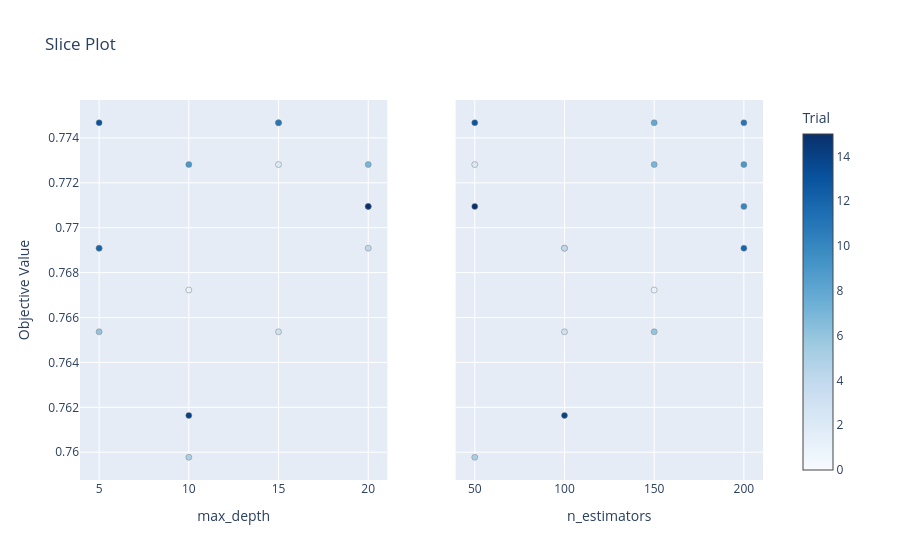

Write notebook code for a chart like this one.
### Code cell
# 3. Slice Plot
plot_slice(study).show()

### Figure 1 — Plotly figure (JSON) as saved in the notebook; plotly's stock layout.template omitted (floating-point values rounded to 4 significant figures)
{"data": [{"marker": {"color": [0, 1, 2, 3, 4, 5, 6, 7, 8, 9, 10, 11, 12, 13, 14, 15], "colorbar": {"title": {"text": "Trial"}, "x": 1, "xpad": 40}, "colorscale": [[0, "rgb(247,251,255)"], [0.125, "rgb(222,235,247)"], [0.25, "rgb(198,219,239)"], [0.375, "rgb(158,202,225)"], [0.5, "rgb(107,174,214)"], [0.625, "rgb(66,146,198)"], [0.75, "rgb(33,113,181)"], [0.875, "rgb(8,81,156)"], [1, "rgb(8,48,107)"]], "line": {"color": "Grey", "width": 0.5}, "showscale": true}, "mode": "markers", "name": "Feasible Trial", "showlegend": false, "type": "scatter", "x": [5, 10, 15, 15, 20, 10, 5, 20, 15, 10, 20, 15, 5, 5, 10, 20], "xaxis": "x", "y": [0.7691, 0.7672, 0.7728, 0.7654, 0.7691, 0.7598, 0.7654, 0.7728, 0.7747, 0.7728, 0.7709, 0.7747, 0.7691, 0.7747, 0.7616, 0.7709], "yaxis": "y"}, {"marker": {"color": [0, 1, 2, 3, 4, 5, 6, 7, 8, 9, 10, 11, 12, 13, 14, 15], "colorbar": {"title": {"text": "Trial"}, "x": 1, "xpad": 40}, "colorscale": [[0, "rgb(247,251,255)"], [0.125, "rgb(222,235,247)"], [0.25, "rgb(198,219,239)"], [0.375, "rgb(158,202,225)"], [0.5, "rgb(107,174,214)"], [0.625, "rgb(66,146,198)"], [0.75, "rgb(33,113,181)"], [0.875, "rgb(8,81,156)"], [1, "rgb(8,48,107)"]], "line": {"color": "Grey", "width": 0.5}, "showscale": false}, "mode": "markers", "name": "Feasible Trial", "showlegend": false, "type": "scatter", "x": [100, 150, 50, 100, 100, 50, 150, 150, 150, 200, 200, 200, 200, 50, 100, 50], "xaxis": "x2", "y": [0.7691, 0.7672, 0.7728, 0.7654, 0.7691, 0.7598, 0.7654, 0.7728, 0.7747, 0.7728, 0.7709, 0.7747, 0.7691, 0.7747, 0.7616, 0.7709], "yaxis": "y2"}], "layout": {"title": {"text": "Slice Plot"}, "xaxis": {"anchor": "y", "domain": [0, 0.45], "title": {"text": "max_depth"}}, "xaxis2": {"anchor": "y2", "domain": [0.55, 1], "title": {"text": "n_estimators"}}, "yaxis": {"anchor": "x", "domain": [0, 1], "title": {"text": "Objective Value"}}, "yaxis2": {"anchor": "x2", "domain": [0, 1], "matches": "y", "showticklabels": false}}}
